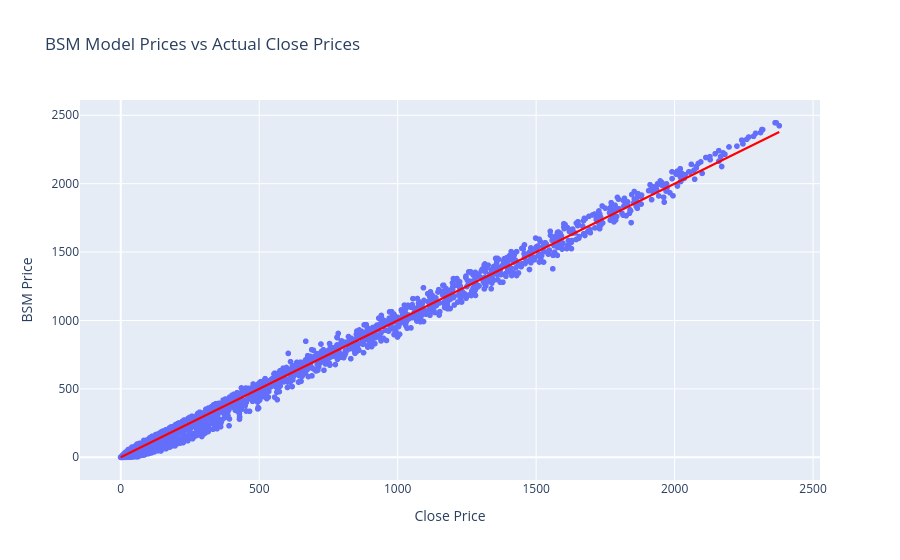

Notebook cell for this chart:
### Code cell
fig = px.scatter(bsm_prices_df, x='Close Price', y='BSM Price', title='BSM Model Prices vs Actual Close Prices')
fig.add_shape(type='line', x0=0, y0=0, x1=bsm_prices_df['Close Price'].max(), y1=bsm_prices_df['Close Price'].max(),
              line=dict(color='Red',), xref='x', yref='y')
fig.show()

### Figure 1 — Plotly figure (JSON) as saved in the notebook; plotly's stock layout.template omitted (floating-point values rounded to 4 significant figures; data arrays with more than 128 entries replaced by an {"elided": "..."} marker saying what was removed)
{"data": [{"hovertemplate": "Close Price=%{x}<br>BSM Price=%{y}<extra></extra>", "legendgroup": "", "marker": {"color": "#636efa", "symbol": "circle"}, "mode": "markers", "name": "", "showlegend": false, "type": "scattergl", "x": {"elided": "2753 float values"}, "xaxis": "x", "y": {"elided": "2753 float values"}, "yaxis": "y"}], "layout": {"legend": {"tracegroupgap": 0}, "shapes": [{"line": {"color": "Red"}, "type": "line", "x0": 0, "x1": 2378.0, "xref": "x", "y0": 0, "y1": 2378.0, "yref": "y"}], "title": {"text": "BSM Model Prices vs Actual Close Prices"}, "xaxis": {"anchor": "y", "domain": [0, 1], "title": {"text": "Close Price"}}, "yaxis": {"anchor": "x", "domain": [0, 1], "title": {"text": "BSM Price"}}}}
